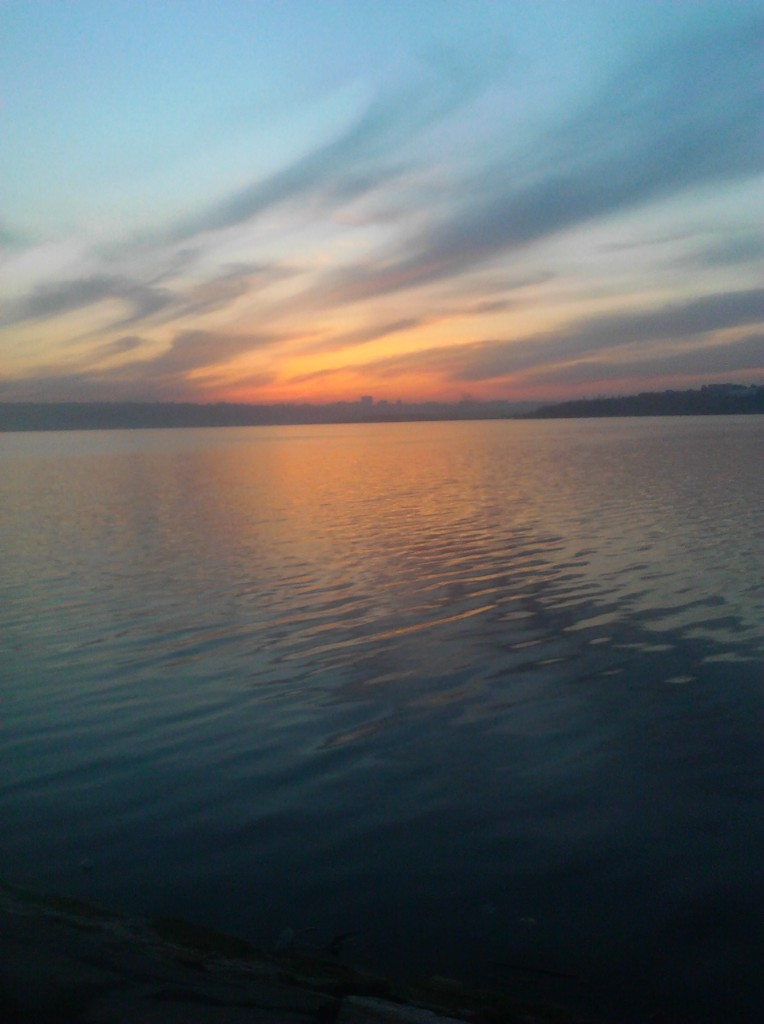
#> input picture ilim-assistant/arsiv/video_gorseller/001.png, 764 x 1024 px
$ python -i mimar_fotograf.py   (imports and definitions only)
#> lines starting #> are read from the running program, lines starting #| are printed output that depends on the picture
#> further down, picture is the input picture: PIL image 764x1024 RGB; mean R, G, B 96.8, 103.4, 104.9
"""
Mimar — Fotoğraf stüdyosu (Faz 4F-1 moderasyon, 4F-2 restorasyon, 4F-3 ses).
Pillow zorunlu; OpenCV isteğe bağlı; OCR için pytesseract+tesseract.
"""

from __future__ import annotations

import io
import json
import os
import re
import shutil
import uuid
from datetime import datetime, timezone
from pathlib import Path
from typing import Any

_MIMAR = "Ümit & Gökçenur"
_FOTO_SUB = "ilim-assistant/arsiv/mimar-fotograf"
_MAX_BYTES = 25_000_000
_IMAGE_EXTS = frozenset({".jpg", ".jpeg", ".png", ".webp", ".bmp", ".tif", ".tiff", ".gif"})


def _repo_root() -> Path:
    return Path(__file__).resolve().parents[2].parent


# [5 lines left out: function foto_dir, not called in this run]


def _catalog_path(repo_root: Path | None = None) -> Path:
    return foto_dir(repo_root) / "_catalog.json"


# [8 lines left out: function _load_catalog, not called in this run]


def _save_catalog(data: dict[str, Any], repo_root: Path | None = None) -> None:
    p = _catalog_path(repo_root)
    p.write_text(json.dumps(data, ensure_ascii=False, indent=2), encoding="utf-8")


def _safe_name(name: str) -> str:
    base = re.sub(r"[^a-zA-Z0-9._\-]+", "_", (name or "foto").strip()).strip("._")
    return base[:120] or "foto"


# [18 lines left out: function resolve_foto_rel, not called in this run]


def opencv_available() -> bool:
    if os.environ.get("RUZGAR_OPENCV", "1").strip().lower() in ("0", "false", "no"):
        return False
    try:
        import cv2  # noqa: F401

        return True
    except ImportError:
        return False


# [153 lines left out: functions pillow_available, _open_image, _save_image, _backup_original, capabilities, upload_bytes and 1 more, not called in this run]


def _to_rgb(img):
    return img.convert("RGB") if img.mode != "RGB" else img


def _restore_fade(img):
    from PIL import Image, ImageEnhance, ImageOps

    rgb = _to_rgb(img)
    r, g, b = rgb.split()
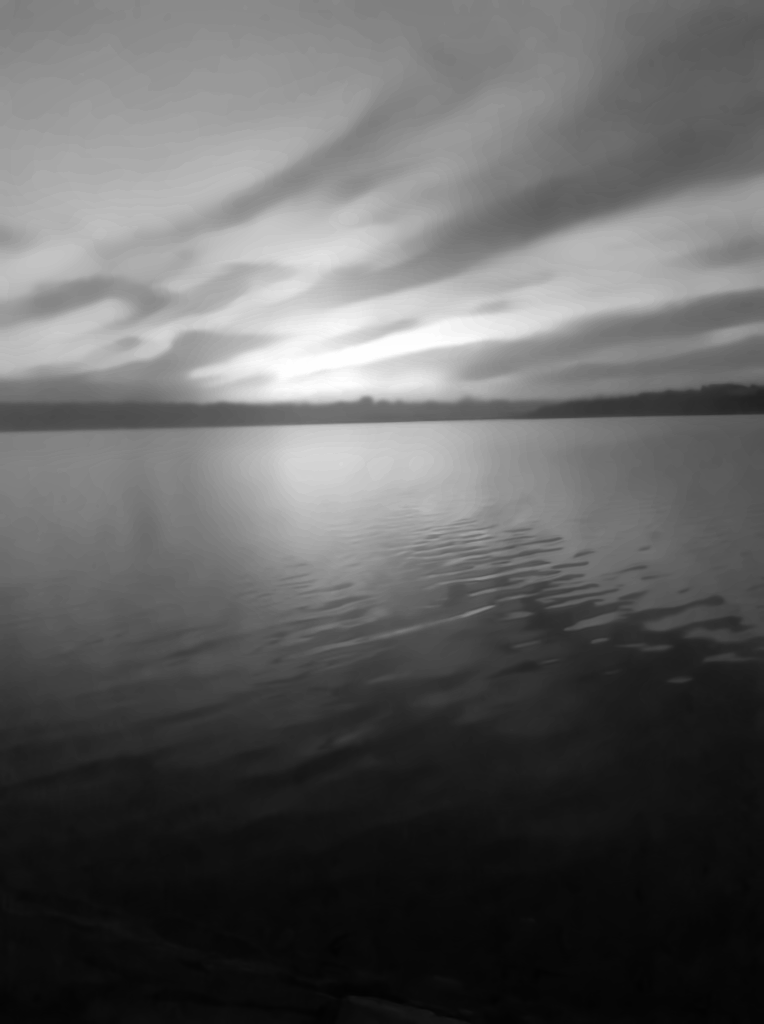
#> r: PIL image 764x1024 L; min 3, max 254, mean 96.4
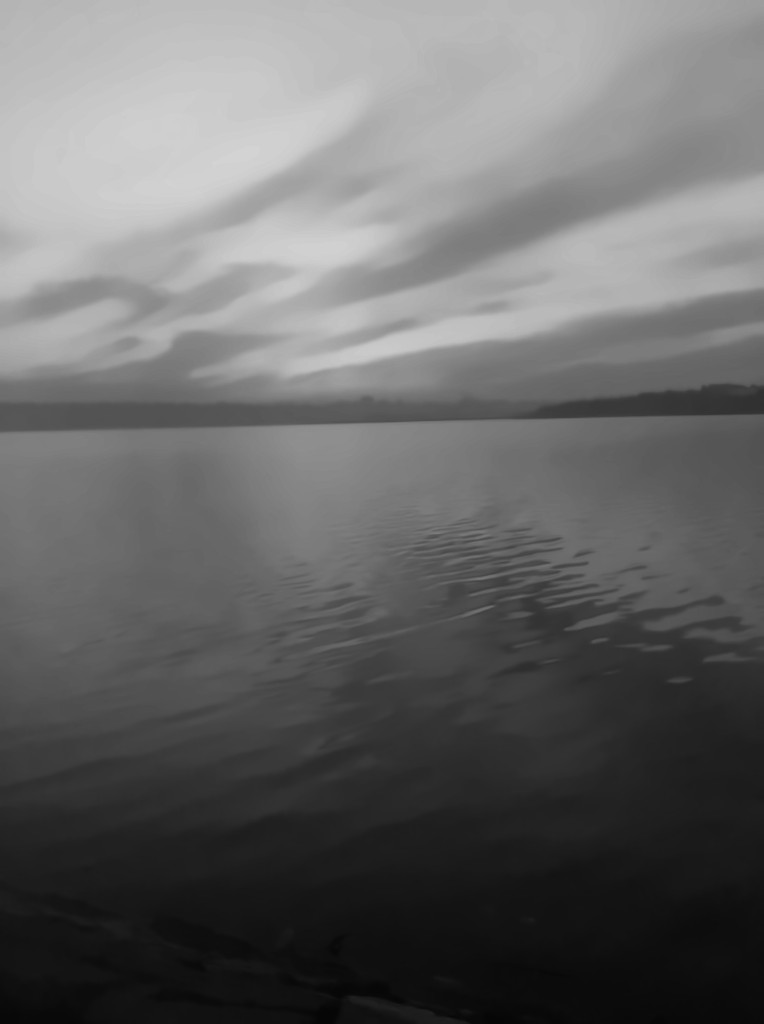
#> g: PIL image 764x1024 L; min 6, max 211, mean 103.1
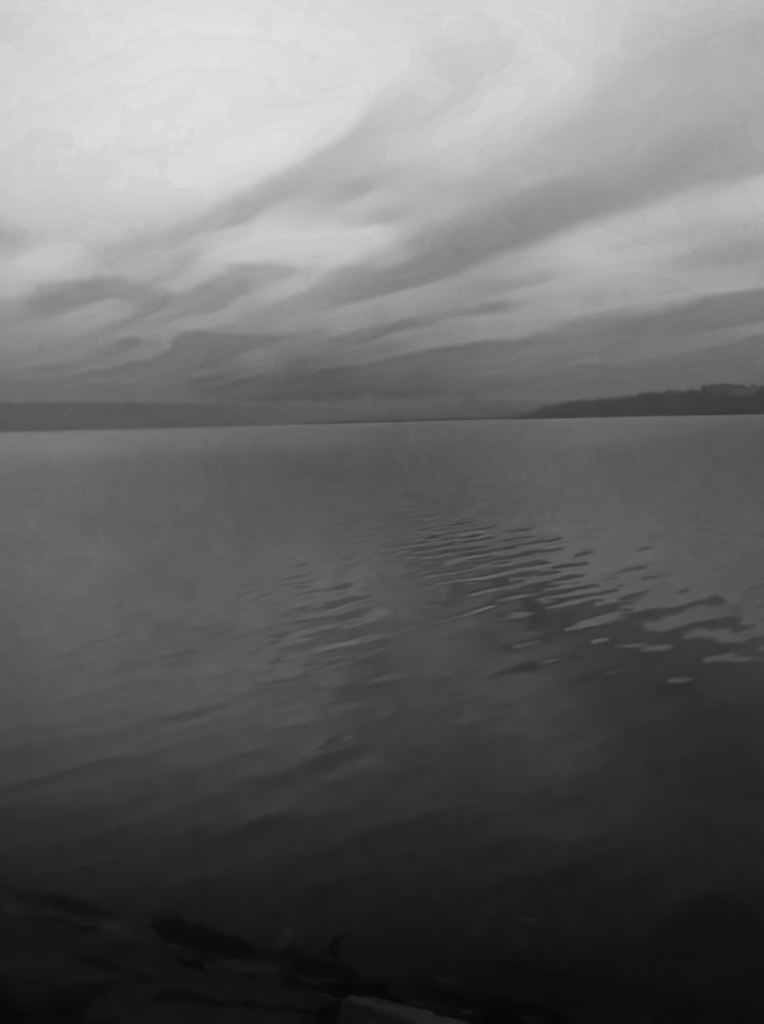
#> b: PIL image 764x1024 L; min 5, max 225, mean 104.6
    b = ImageEnhance.Brightness(b).enhance(1.1)
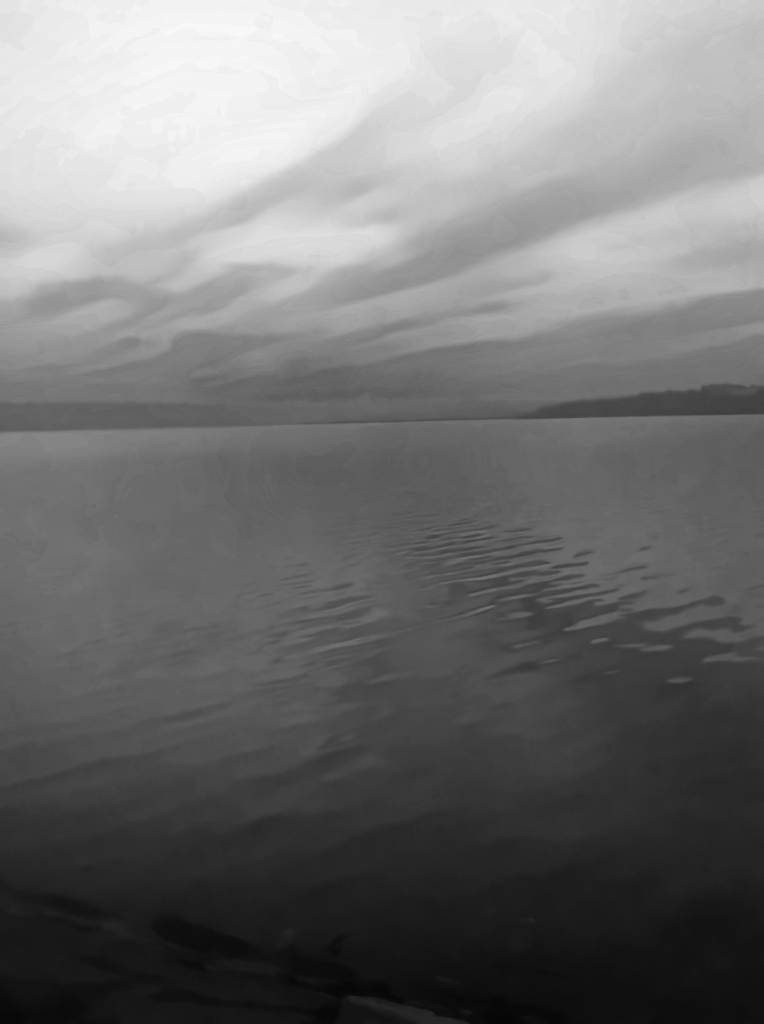
#> b: PIL image 764x1024 L; min 5, max 247, mean 114.6
    g = ImageEnhance.Brightness(g).enhance(1.03)
    rgb = Image.merge("RGB", (r, g, b))
    rgb = ImageOps.autocontrast(rgb, cutoff=1)
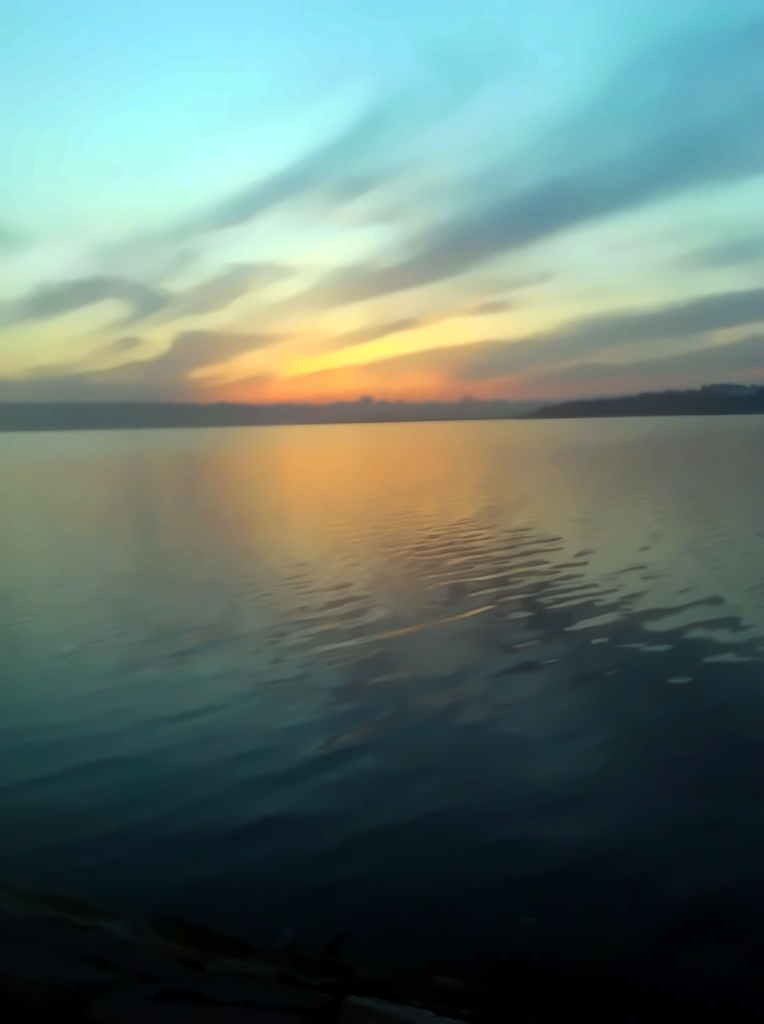
#> rgb: PIL image 764x1024 RGB; mean R, G, B 98.8, 119.6, 111.7
    return ImageEnhance.Color(rgb).enhance(1.1)


# [6 lines left out: function _restore_vintage, not called in this run]


def _restore_denoise(img):
    if opencv_available():
        import cv2
        import numpy as np
        from PIL import Image

        arr = np.array(_to_rgb(img))
        den = cv2.fastNlMeansDenoisingColored(arr, None, 5, 5, 7, 21)
        return Image.fromarray(den)
    from PIL import ImageFilter

    return img.filter(ImageFilter.MedianFilter(size=3))


# [13 lines left out: function _restore_scratches, not called in this run]


def _restore_sharpen(img):
    from PIL import ImageFilter

    return _to_rgb(img).filter(ImageFilter.UnsharpMask(radius=2.0, percent=130, threshold=2))


# [10 lines left out: function _restore_upscale, not called in this run]


def _restore_full(img):
    out = _restore_denoise(img)
    out = _restore_fade(out)
    out = _restore_sharpen(out)
    return out


# [301 lines left out: functions _apply_restoration_op, _catalog_touch, _commit_image, apply_restoration, preview_restoration, apply_moderation and 8 more, not called in this run]

>>> from PIL import Image
>>> picture = Image.open('../../arsiv/video_gorseller/001.png')
>>> result = _restore_full(picture)
